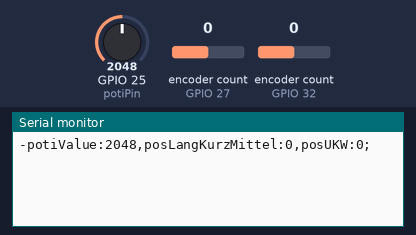
Simulated run of this sketch. Board: ESP32. Parts: the last lines printed to the serial monitor. The inputs (shaded band) are chosen by the test bench; at power-on: encoder count (sensors on GPIO 27, GPIO 32) 0, GPIO 25 (potiPin) = 2048.

Above: at 1.2 s.
1.3 s: encoder count (sensor on GPIO 27) set to 1
At 2.4 s:
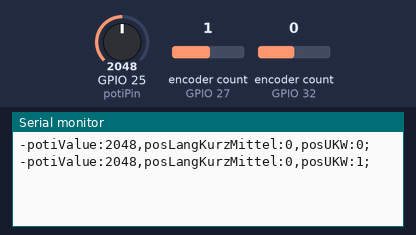
2.8 s: encoder count (sensor on GPIO 32) set to 1
At 4.2 s:
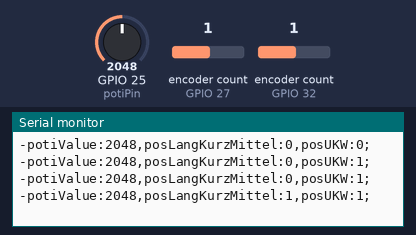
4.3 s: GPIO 25 (potiPin) set to 2866
At 5.7 s:
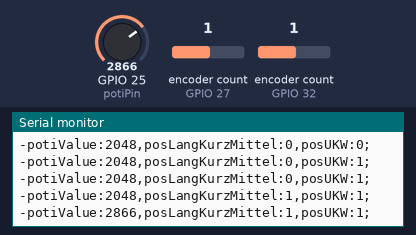
5.8 s: encoder count (sensor on GPIO 27) set to 2
At 7.1 s:
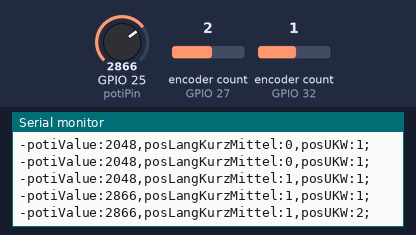
7.3 s: encoder count (sensor on GPIO 32) set to 2
At 8.6 s:
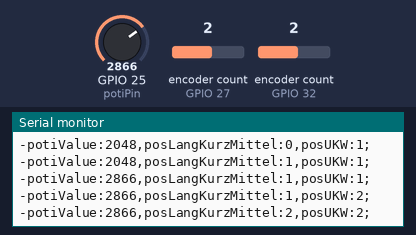
8.8 s: GPIO 25 (potiPin) set to 3603
At 10.0 s:
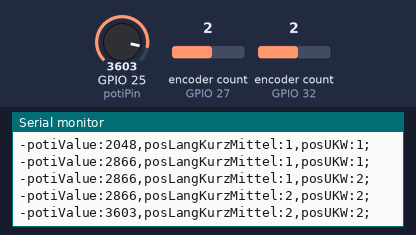
Timing chart, 0 to 11.3 s (numbered marks = the images above; inputs shaded):
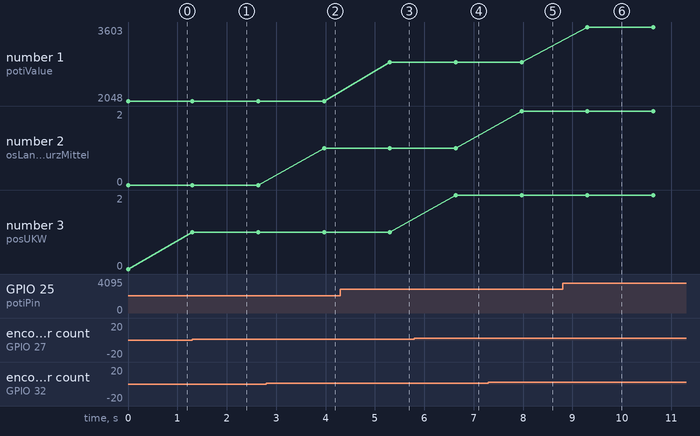

Measured:
- after the input at 1.3 s, the serial monitor: prints a new line at once (image 1)
- after the input at 2.8 s, the serial monitor: prints a new line after 1.2 s (image 2)
- after the input at 4.3 s, the serial monitor: prints a new line after 1.0 s (image 3)
- after the input at 5.8 s, the serial monitor: prints a new line after 0.84 s (image 4)
- after the input at 7.3 s, the serial monitor: prints a new line after 0.67 s (image 5)
- after the input at 8.8 s, the serial monitor: prints a new line after 0.50 s (image 6)
- plotted number 1: 2048 → 2866 after the input at 4.3 s, 2866 → 3603 after the input at 8.8 s
- plotted number 3: 0 → 1 after the input at 1.3 s, 1 → 2 after the input at 5.8 s

The sketch:

Radio2.0.ino
```cpp
#include <RotaryEncoder.h>
#include <Arduino.h>

// 2. Rotary Encoder
// 1. absolut encoder -> Lautstärke

uint8_t potiPin = 25; // rechts -> 3,3v; links -> ground

uint8_t langKurzMittelEncoderA = 32; // grün
uint8_t langKurzMittelEncoderB = 33; // weiß

uint8_t ukwEncoderA = 27;
uint8_t ukwEncoderB = 26;

// ---------- do not edit -------------------
RotaryEncoder encoderLangKurzMittel(langKurzMittelEncoderA, langKurzMittelEncoderB, RotaryEncoder::LatchMode::FOUR3);
RotaryEncoder encoderUKW(ukwEncoderA, ukwEncoderB, RotaryEncoder::LatchMode::FOUR3);
static int posLangKurzMittel = 0;
static int posUKW = 0;


String output;
int a = 0;

void setup() {
  // put your setup code here, to run once:
  Serial.begin(500000);
}

void loop() {
  // read buttons
  output = "-";
  output += createPotiString(potiPin);
  output += processEncoders();
  if ((a%1000) == 0)
  {
    Serial.println(output);
  }

  resetOutput();
  // Serial.println(ElapsedTime);
  a +=1;
}

String processEncoders()
{
  String returnString;

  encoderLangKurzMittel.tick();
  int newPosLangKurzMittel = encoderLangKurzMittel.getPosition();
  if (posLangKurzMittel != newPosLangKurzMittel) {
    posLangKurzMittel = newPosLangKurzMittel;
  }
  if (posLangKurzMittel < 0)
  {
    posLangKurzMittel = 0;
  }
  returnString = "posLangKurzMittel:";
  returnString += posLangKurzMittel;
  returnString += ",";

  encoderUKW.tick();
  int newPosUKW = encoderUKW.getPosition();
  if (posUKW != newPosUKW) {
    posUKW = newPosUKW;
  }
  if (posUKW < 0)
  {
    posUKW = 0;
  }
  returnString += "posUKW:";
  returnString += posUKW;
  returnString += ";";

  return returnString;
}

void resetOutput()
{
  output = "";
}

int readButton(uint8_t buttonPin )
{
  //touchAttachInterrupt(T2, gotTouch1, threshold);
  return touchRead(buttonPin);
}

String createPotiString(int potiPin)
{
  int potiValue = analogRead(potiPin);
  String potiString = "potiValue:";
  potiString += potiValue;
  potiString += ",";
  return potiString;
}
```
